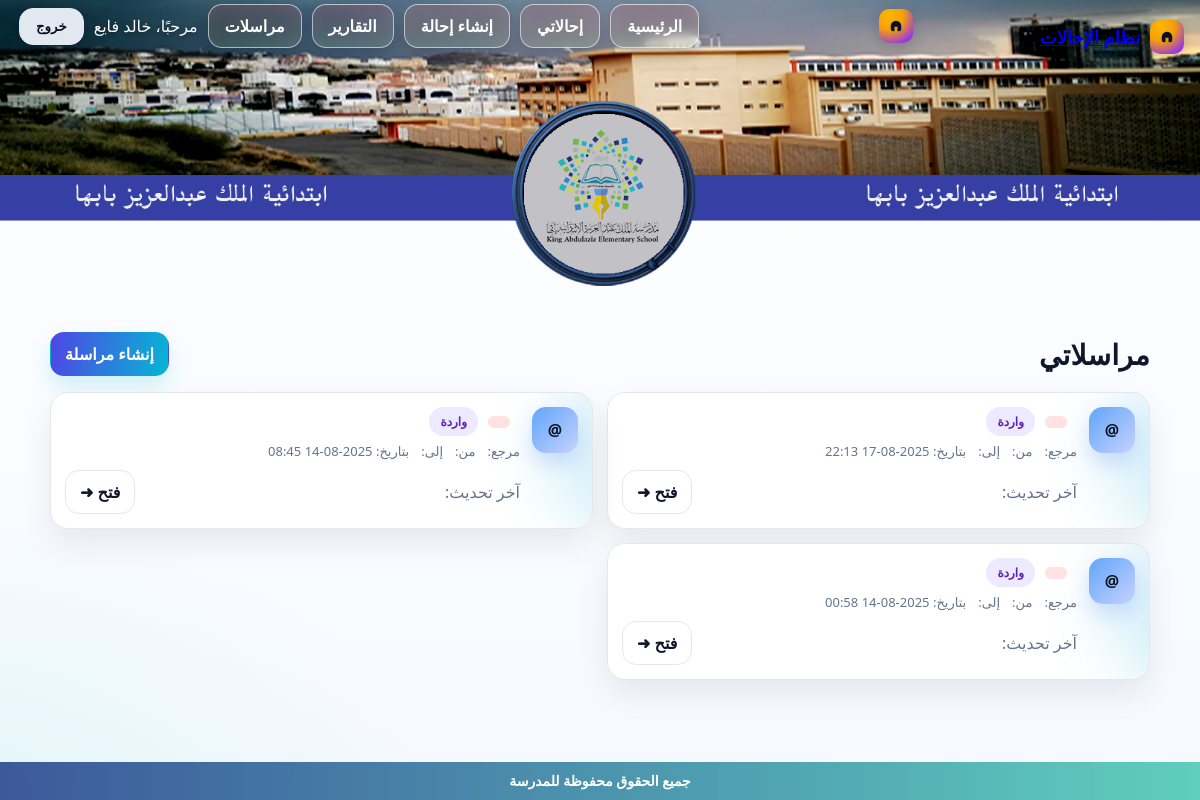
Before: /messages/ (signed in) with the older database file.
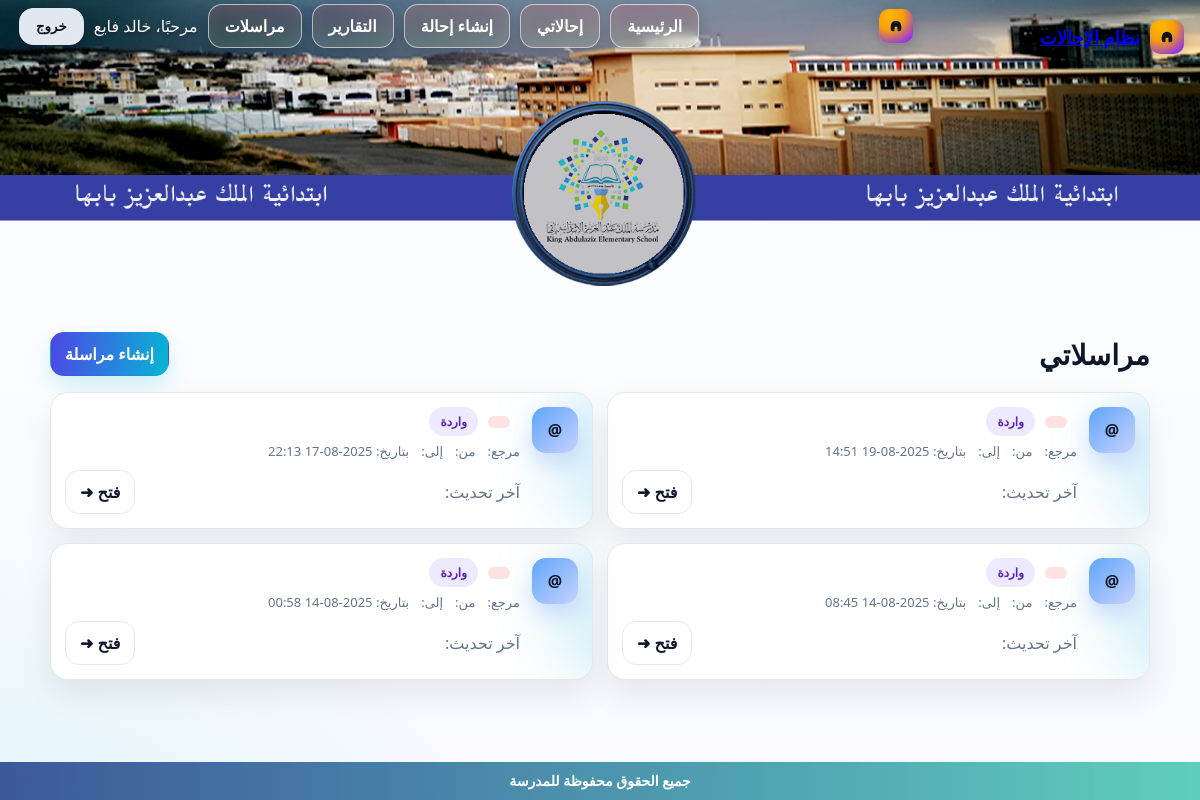
After: the same page with the newer database file.
### messaging/models.py (models this page shows, shortened)
class Message(models.Model):
    thread     = models.ForeignKey(Thread, on_delete=models.CASCADE, related_name="messages")
    author     = models.ForeignKey(User, on_delete=models.CASCADE)
    content    = models.TextField(blank=True)
    created_at = models.DateTimeField(auto_now_add=True)
    class Meta:
        ordering = ["created_at"]

### messaging/views.py (the view)
# urls.py: path('', inbox, name='inbox'),
@login_required
def inbox(request):
    qs = Msg.objects.all().order_by(f"-{MSG_CREATED_F}")
    to_select = []
    for name in (MSG_AUTHOR_F, MSG_THREAD_F):
        f = _get_field(Msg, name) if name else None
        if f is not None and getattr(f, "is_relation", False) and not getattr(f, "many_to_many", False):
            to_select.append(name)
    if to_select:
        qs = qs.select_related(*to_select)
    if _is_manager(request.user):
        qs_all = qs
        qs_sent = qs if not MSG_AUTHOR_F else qs.filter(**{MSG_AUTHOR_F: request.user})
        qs_inbox = qs
    else:
        q_threads = _thread_user_Q(request.user)
        q_auth = Q()
        if MSG_AUTHOR_F:
            q_auth = Q(**{MSG_AUTHOR_F: request.user})
        qs_all = qs.filter(q_threads | q_auth)
        qs_sent = qs.filter(q_auth) if MSG_AUTHOR_F else qs.none()
        if MSG_AUTHOR_F:
            qs_inbox = qs.filter(q_threads).exclude(**{MSG_AUTHOR_F: request.user})
        else:
            qs_inbox = qs.filter(q_threads)
    scope = request.GET.get("scope", "all")
    if scope == "sent":
        items_qs = qs_sent
    elif scope == "inbox":
        items_qs = qs_inbox
    else:
        items_qs = qs_all
    items = list(items_qs)
    counts = {
        "all": qs_all.count(),
        "sent": qs_sent.count(),
        "inbox": qs_inbox.count(),
    }
    read_map = {}
    for m in items:
        unread = False
        if MSG_READ_AT_F:
            unread = (getattr(m, MSG_READ_AT_F, None) is None)
        elif MSG_IS_READ_F:
            unread = not bool(getattr(m, MSG_IS_READ_F, False))
        if MSG_AUTHOR_F and _fk_id(m, MSG_AUTHOR_F) == request.user.id:
            d = "out"
        elif _is_manager(request.user):
            d = "mgr"
        else:
            d = "in"
        read_map[getattr(m, "pk", None)] = {"unread": unread, "dir": d}
    return render(request, "messaging/index.html", {
        "items": items,
        "scope": scope,
        "counts": counts,
        "is_manager": _is_manager(request.user),
        "read_map": read_map,
    })

### messaging/views.py (called while the page is built)
def _is_manager(user):
    try:
        return bool(user.is_staff or (getattr(user, "profile", None) and user.profile.role == "مدير المدرسة"))
    except Profile.DoesNotExist:
        return bool(user.is_staff)

def _field_names(model):
    try:
        return {f.name for f in model._meta.get_fields()}
    except Exception:
        return set()

def _get_field(model, name):
    try:
        return model._meta.get_field(name)
    except Exception:
        return None

def _fk_id(obj, name):
    if not name:
        return None
    if hasattr(obj, f"{name}_id"):
        return getattr(obj, f"{name}_id")
    val = getattr(obj, name, None)
    return getattr(val, "id", None)

def _thread_user_Q(user):
    if not (ThreadModel and MSG_THREAD_F):
        return Q()  # لا شيء نضيفه
    thread_names = _field_names(ThreadModel)
    q = Q()
    for name in THREAD_USER_FKS:
        if name in thread_names:
            q |= Q(**{f"{MSG_THREAD_F}__{name}": user})
    for name in THREAD_M2M_USER:
        if name in thread_names:
            q |= Q(**{f"{MSG_THREAD_F}__{name}": user})
    return q

### templates/messaging/index.html (shortened to what this page needs)
{% load static %}
<!doctype html>
<html lang="ar" dir="rtl">
<head>
</head>
<body>
  {% include 'header.html' %}
  <div class="wrap">
    <div class="head">
      <h1 class="title">مراسلاتي</h1>
      <a class="btn btn-primary" href="{% url 'messaging:new' %}">إنشاء مراسلة</a>
    </div>
    {% if items %}
      <div class="grid">
        {% for t in items %}
          <div class="card">
            <div class="row">
              <div class="avatar" aria-hidden="true">{{ t.subject|default:"@"|slice:":1" }}</div>
              <div class="meta">
                <h3 class="subject">
                  {% if t.status == "OPEN" %}
                    <span class="chip chip-open">{{ t.get_status_display }}</span>
                  {% else %}
                    <span class="chip chip-closed">{{ t.get_status_display }}</span>
                  {% endif %}
                  <span class="chip {% if t.sender_id == request.user.id %}chip-out{% else %}chip-in{% endif %}">
                    {% if t.sender_id == request.user.id %}مرسلة{% else %}واردة{% endif %}
                  </span>
                </h3>
                <div class="kvs">
                  <span>مرجع: <b>{{ t.reference }}</b></span>
                  <span>من: <b>{{ t.sender.username }}</b></span>
                  <span>إلى: <b>{{ t.recipient.username }}</b></span>
                  <span>بتاريخ: {{ t.created_at|date:"Y-m-d H:i" }}</span>
                </div>
                <div class="actions">
                  <span class="muted">آخر تحديث: {{ t.updated_at|date:"Y-m-d H:i" }}</span>
                  <div class="open">
                    <a class="btn btn-ghost" href="{% url 'messaging:detail' t.pk %}">فتح ➜</a>
                  </div>
                </div>
              </div>
            </div>
          </div>
        {% endfor %}
      </div>
    {% else %}
      <div class="card muted">لا توجد مراسلات حتى الآن.</div>
    {% endif %}
  </div>
  {% include 'footer.html' %}
</body>
</html>

Changed rows visible on the page:
added Message: subject "@", created_at "2025-08-19 14:51"
